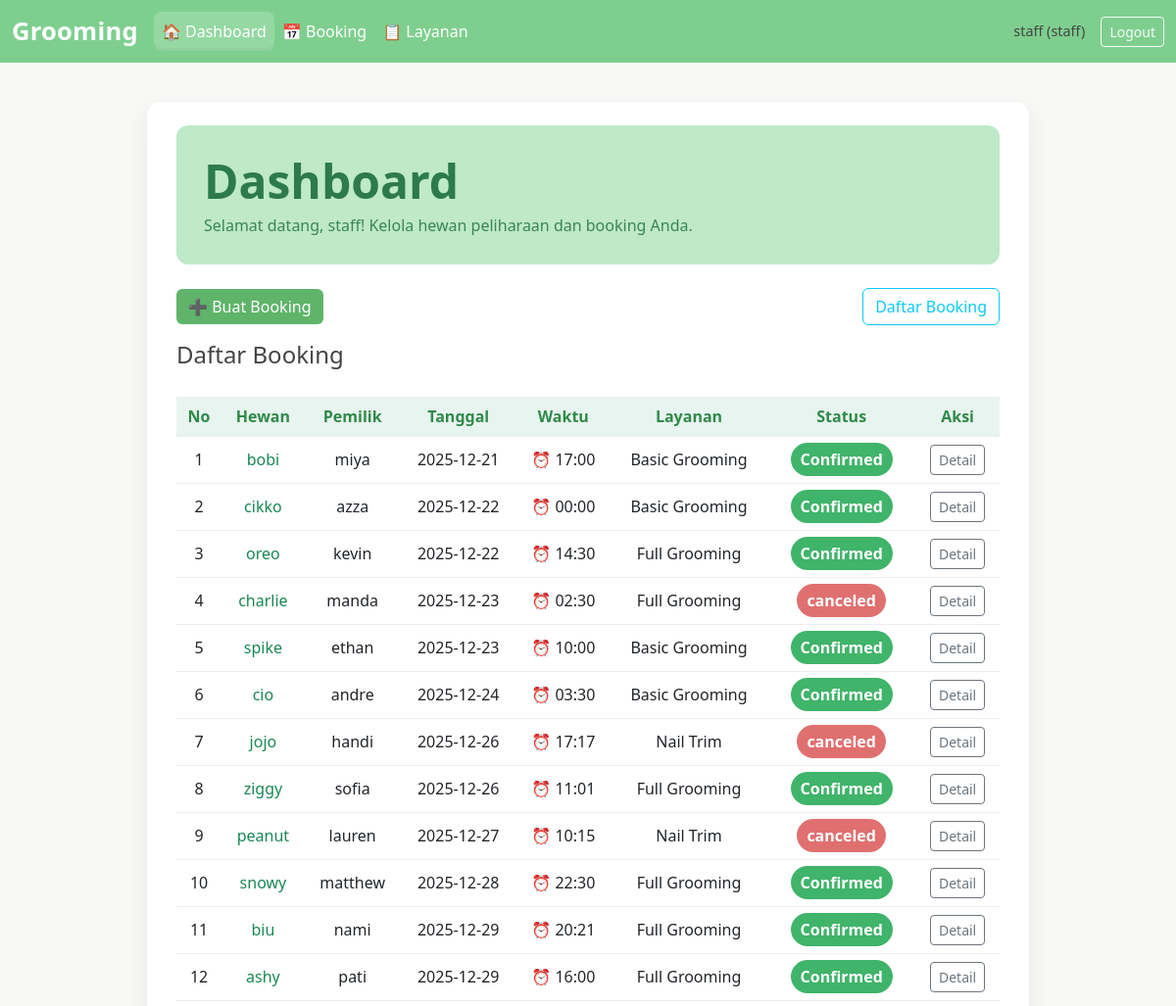
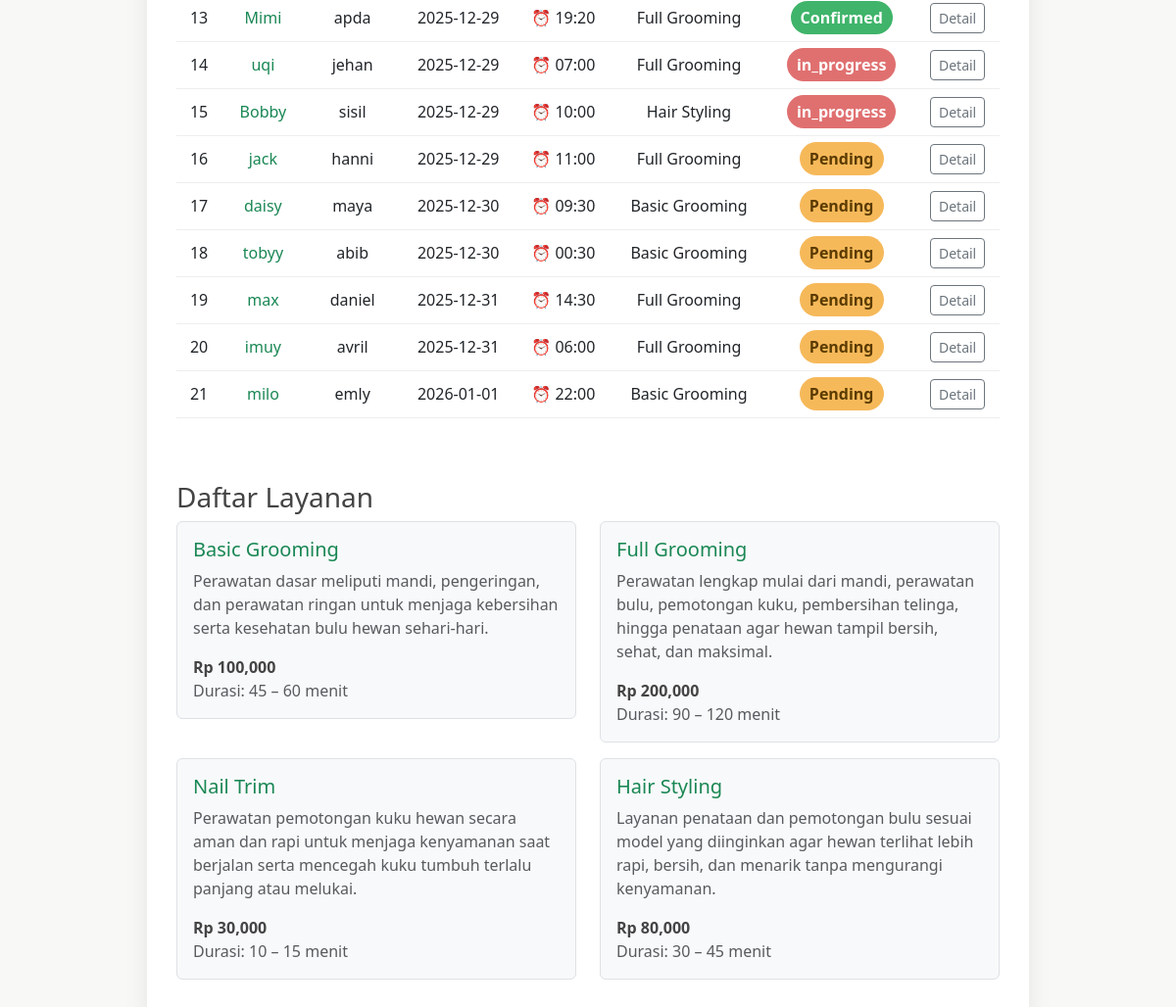
Page /dashboard (signed in) on the committed database (2 pictures, top to bottom).
### app.py (models this page shows, shortened)
class User(UserMixin, db.Model):
    id = db.Column(db.Integer, primary_key=True)
    username = db.Column(db.String(100), unique=True, nullable=False)
    password_hash = db.Column(db.String(200), nullable=False)
    role = db.Column(db.String(10), nullable=False)

class Booking(db.Model):
    id = db.Column(db.Integer, primary_key=True)
    nama_hewan = db.Column(db.String(100), nullable=False)
    jenis = db.Column(db.String(100), nullable=False)
    owner_name = db.Column(db.String(100), nullable=True)
    tanggal = db.Column(db.String(50), nullable=False)
    user_id = db.Column(db.Integer, db.ForeignKey('user.id'))
    status = db.Column(db.String(20), nullable=False, default='pending')
    service_id = db.Column(db.Integer, db.ForeignKey('service.id'))
    price = db.Column(db.Float, nullable=False, default=0.0)
    jam = db.Column(db.String(20), nullable=True)

class Service(db.Model):
    id = db.Column(db.Integer, primary_key=True)
    name = db.Column(db.String(100), nullable=False)
    price = db.Column(db.Float, nullable=False)
    description = db.Column(db.String(255), nullable=True)
    duration = db.Column(db.String(50), nullable=True)

### app.py (the view)
@app.route('/dashboard')
@login_required
def dashboard():
    if current_user.role == 'admin':
        data = Booking.query.order_by(Booking.tanggal).all()
        total_revenue = db.session.query(db.func.sum(Booking.price)).filter(Booking.status == 'done').scalar() or 0
    else:
        data = Booking.query.filter_by(user_id=current_user.id).order_by(Booking.tanggal).all()
        total_revenue = None
    services = {s.id: s for s in Service.query.all()}
    services_list = Service.query.all()
    return render_template('dashboard.html', data=data, services=services, services_list=services_list, total_revenue=total_revenue)

### app.py (called while the page is built)
@login_manager.user_loader
def load_user(user_id):
    return User.query.get(int(user_id))

### templates/dashboard.html (shortened to what this page needs)
<!DOCTYPE html>
<html lang="id">
<head>
    <link rel="stylesheet" href="{{ url_for('static', filename='style.css') }}">
</head>
<body>
{% extends 'base.html' %}
{% block content %}
<div class="">
    <div class="card-hero mb-4">
        <h1 class="mb-1" style="color:#2D7A4D; font-weight:900; font-size:48px; margin-bottom:6px;">Dashboard</h1>
        <p class="mb-0" style="color:#2D7A4D; opacity:0.9">Selamat datang, {{ current_user.username }}! Kelola hewan peliharaan dan booking Anda.</p>
    </div>
    <div class="d-flex justify-content-between align-items-center mb-3">
        <div>
            {% if current_user.role == 'staff' %}
                <a href="/booking" class="btn btn-success">➕ Buat Booking</a>
            {% endif %}
        </div>
        <div>
            <a href="/manage_bookings" class="btn btn-outline-info">Daftar Booking</a>
        </div>
    </div>
    <h4 class="mt-3">Daftar Booking</h4>
    <div class="table-responsive">
    <table class="table table-booking">
        <thead>
        <tr>
            <th>No</th>
            <th>Hewan</th>
            <th>Pemilik</th>
            <th>Tanggal</th>
            <th>Waktu</th>
            <th>Layanan</th>
            <th>Status</th>
            <th>Aksi</th>
        </tr>
        </thead>
        <tbody>
        {% for b in data %}
        <tr {% if loop.index is odd %}class="bg-white"{% else %}class="bg-light"{% endif %}>
            <td>{{ loop.index }}</td>
            <td class="text-success">{{ b.nama_hewan }}</td>
            <td>{{ b.owner_name if b.owner_name else '-' }}</td>
            <td>{{ b.tanggal }}</td>
            <td>⏰ {{ b.jam if b.jam else '-' }}</td>
            <td>{{ services.get(b.service_id).name if services.get(b.service_id) else '-' }}</td>
            <td>
                {% if b.status == 'pending' %}
                    <span class="badge-status badge-pending">Pending</span>
                {% elif b.status == 'done' %}
                    <span class="badge-status badge-done">Confirmed</span>
                {% else %}
                    <span class="badge-status badge-canceled">{{ b.status }}</span>
                {% endif %}
            </td>
            <td>
                {% if current_user.role == 'admin' %}
                    <a class="btn btn-sm btn-warning" href="/edit/{{ b.id }}">✏️</a>
                    <a class="btn btn-sm btn-danger" href="/delete/{{ b.id }}">🗑</a>
                {% elif current_user.role == 'staff' %}
                    <a class="btn btn-sm btn-outline-secondary" href="/manage_bookings">Detail</a>
                {% endif %}
            </td>
        </tr>
        {% endfor %}
        </tbody>
    </table>
    </div>
    <div class="mt-5">
        <h3>Daftar Layanan</h3>
        <div class="row">
            {% for s in services_list %}
            <div class="col-md-6 mb-3">
                <div class="p-3 border rounded bg-light">
                    <h5 class="text-success">{{ s.name }}</h5>
                    <p class="text-muted">{{ s.description }}</p>
                    <div class="fw-bold">Rp {{ '{:,.0f}'.format(s.price) }}</div>
                    <div class="text-muted">Durasi: {{ s.duration }}</div>
                </div>
            </div>
            {% endfor %}
        </div>
    </div>
</div>
{% endblock %}

### templates/base.html (shortened to what this page needs)
<!DOCTYPE html>
<html lang="id">
<head>
    <link href="https://cdn.jsdelivr.net/npm/bootstrap@5.3.0/dist/css/bootstrap.min.css" rel="stylesheet">
    <link rel="stylesheet" href="{{ url_for('static', filename='style.css') }}">
</head>
<body>
<nav class="navbar navbar-expand-lg navbar-custom">
  <div class="container-fluid">
    <a class="navbar-brand text-success" href="{{ url_for('dashboard') }}">Grooming</a>
    <div class="collapse navbar-collapse" id="navMain">
      <ul class="navbar-nav me-auto mb-2 mb-lg-0">
        <li class="nav-item"><a class="nav-link {% if request.path==url_for('dashboard') %}active{% endif %}" href="{{ url_for('dashboard') }}">🏠 Dashboard</a></li>
        <li class="nav-item"><a class="nav-link {% if request.path.startswith(url_for('booking')) or request.path==url_for('manage_bookings') %}active{% endif %}" href="{{ url_for('booking') }}">📅 Booking</a></li>
        <li class="nav-item"><a class="nav-link {% if request.path==url_for('services_page') %}active{% endif %}" href="{{ url_for('services_page') }}">📋 Layanan</a></li>
      </ul>
      <div class="d-flex align-items-center">
        <div class="nav-user me-3">{{ current_user.username }} ({{ current_user.role }})</div>
        <a class="btn btn-outline-light btn-sm" href="{{ url_for('logout') }}">Logout</a>
      </div>
    </div>
  </div>
</nav>
<main class="container container-main">
    {% block content %}{% endblock %}
</main>
</body>
</html>

### static/style.css (style rules this page uses)
body { font-family: 'Segoe UI', Tahoma, sans-serif; background: #f8f9f7; margin: 0; padding: 0; color: #444; }
h1, h2 { color: #6c8b8e; }
a { text-decoration: none; color: #6c8b8e; }
.container { width: 90%; max-width: 900px; margin: 40px auto; background: #ffffff; padding: 30px; border-radius: 14px; box-shadow: 0 10px 25px rgba(0,0,0,0.08); }
table { width: 100%; border-collapse: collapse; margin-top: 20px; }
th { background: #e6f0f0; color: #355f5b; }
th, td { padding: 12px; border-bottom: 1px solid #eee; text-align: center; }
.badge-status { padding:6px 10px; border-radius:999px; color:#fff; font-weight:600; }
.badge-pending { background:#f6b95a; color:#5b3b00 }
.badge-done { background:#3fb46a }
.badge-canceled { background:#e07070 }
.table-booking th { background:#e8f4ef; color:#2f8a48 }
.table-booking td { vertical-align: middle }
.navbar-custom { background:#7ecf8f; }
.navbar-custom .navbar-brand, .navbar-custom .nav-link { color: #fff !important }
.navbar-custom .nav-link { color: #fff !important; padding:8px 10px; border-radius:8px }
.navbar-custom .nav-link.active { background: rgba(255,255,255,0.18); color:#fff !important; box-shadow: inset 0 -3px 0 rgba(0,0,0,0.04) }
.card-hero { background:#bfe9c9; border-radius:12px; padding:28px; color:#fff }
.btn-success { background:#5fb46a; border: none; }

### templates/base.html (style rules this page uses)
.nav-user { font-size:0.9rem }
.container-main { padding-top:24px }
.navbar-brand { font-weight:900; font-size:1.6rem; letter-spacing:0.2px }

### rows in the picture
User: username "staff", role "staff"
Booking: nama_hewan "bobi", owner_name "miya", tanggal "2025-12-21", jam "17:00", status "Confirmed"
Service: get "Basic Grooming", name "Basic Grooming", description "Perawatan dasar meliputi mandi, pengeringan, dan perawatan ringan untuk menjaga kebersihan serta kesehatan bulu hewan sehari-hari.", price "100,000", duration "45 – 60 menit"
Booking: nama_hewan "cikko", owner_name "azza", tanggal "2025-12-22", jam "00:00", status "Confirmed"
Booking: nama_hewan "oreo", owner_name "kevin", tanggal "2025-12-22", jam "14:30", status "Confirmed"
Service: get "Full Grooming", name "Full Grooming", description "Perawatan lengkap mulai dari mandi, perawatan bulu, pemotongan kuku, pembersihan telinga, hingga penataan agar hewan tampil bersih, sehat, dan maksimal.", price "200,000", duration "90 – 120 menit"
Booking: nama_hewan "charlie", owner_name "manda", tanggal "2025-12-23", jam "02:30", status "canceled"
Booking: nama_hewan "spike", owner_name "ethan", tanggal "2025-12-23", jam "10:00", status "Confirmed"
Booking: nama_hewan "cio", owner_name "andre", tanggal "2025-12-24", jam "03:30", status "Confirmed"
Booking: nama_hewan "jojo", owner_name "handi", tanggal "2025-12-26", jam "17:17", status "canceled"
Service: get "Nail Trim", name "Nail Trim", description "Perawatan pemotongan kuku hewan secara aman dan rapi untuk menjaga kenyamanan saat berjalan serta mencegah kuku tumbuh terlalu panjang atau melukai.", price "30,000", duration "10 – 15 menit"
Booking: nama_hewan "ziggy", owner_name "sofia", tanggal "2025-12-26", jam "11:01", status "Confirmed"
Booking: nama_hewan "peanut", owner_name "lauren", tanggal "2025-12-27", jam "10:15", status "canceled"
Booking: nama_hewan "snowy", owner_name "matthew", tanggal "2025-12-28", jam "22:30", status "Confirmed"
Booking: nama_hewan "biu", owner_name "nami", tanggal "2025-12-29", jam "20:21", status "Confirmed"
Booking: nama_hewan "ashy", owner_name "pati", tanggal "2025-12-29", jam "16:00", status "Confirmed"
Booking: nama_hewan "Mimi", owner_name "apda", tanggal "2025-12-29", jam "19:20", status "Confirmed"
Booking: nama_hewan "uqi", owner_name "jehan", tanggal "2025-12-29", jam "07:00", status "in_progress"
Booking: nama_hewan "Bobby", owner_name "sisil", tanggal "2025-12-29", jam "10:00", status "in_progress"
Service: get "Hair Styling", name "Hair Styling", description "Layanan penataan dan pemotongan bulu sesuai model yang diinginkan agar hewan terlihat lebih rapi, bersih, dan menarik tanpa mengurangi kenyamanan.", price "80,000", duration "30 – 45 menit"
Booking: nama_hewan "jack", owner_name "hanni", tanggal "2025-12-29", jam "11:00", status "Pending"
Booking: nama_hewan "daisy", owner_name "maya", tanggal "2025-12-30", jam "09:30", status "Pending"
Booking: nama_hewan "tobyy", owner_name "abib", tanggal "2025-12-30", jam "00:30", status "Pending"
Booking: nama_hewan "max", owner_name "daniel", tanggal "2025-12-31", jam "14:30", status "Pending"
Booking: nama_hewan "imuy", owner_name "avril", tanggal "2025-12-31", jam "06:00", status "Pending"
Booking: nama_hewan "milo", owner_name "emly", tanggal "2026-01-01", jam "22:00", status "Pending"
